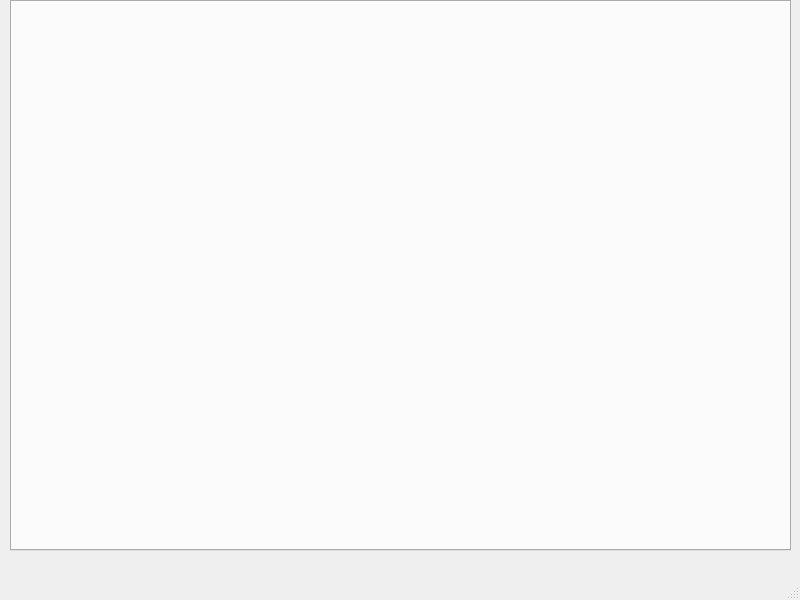
<?xml version="1.0" encoding="UTF-8"?>
<ui version="4.0">
 <class>MainWindow</class>
 <widget class="QMainWindow" name="MainWindow">
  <property name="geometry">
   <rect>
    <x>0</x>
    <y>0</y>
    <width>800</width>
    <height>600</height>
   </rect>
  </property>
  <property name="windowTitle">
   <string>MainWindow</string>
  </property>
  <widget class="QWidget" name="centralwidget">
   <widget class="QTabWidget" name="tabWidget">
    <property name="geometry">
     <rect>
      <x>10</x>
      <y>0</y>
      <width>781</width>
      <height>551</height>
     </rect>
    </property>
   </widget>
  </widget>
  <widget class="QMenuBar" name="menubar">
   <property name="geometry">
    <rect>
     <x>0</x>
     <y>0</y>
     <width>800</width>
     <height>26</height>
    </rect>
   </property>
  </widget>
  <widget class="QStatusBar" name="statusbar"/>
 </widget>
 <resources/>
 <connections/>
</ui>
